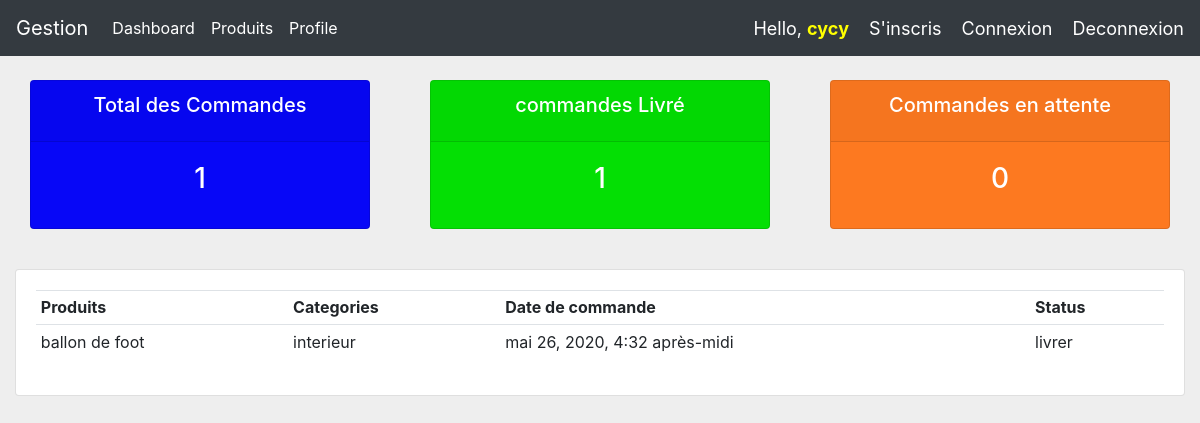
The app's page /user/ (signed in) with its own data.
### compte/models.py (models this page shows, shortened)
class Commande(models.Model):
    Status =(
       ( 'en attente' , 'en attente'),
       ( 'livrer','livrer'),
       ( 'commande total' ,'commande total'),
    )
    client   = models.ForeignKey(Client, on_delete = models.CASCADE)
    produit  = models.ForeignKey(Produit, on_delete = models.CASCADE)
    status   = models.CharField(max_length=200, null=True, choices = Status)
    date_add = models.DateTimeField(auto_now_add=True)
    nombre_produit = models.FloatField(null =True)
    prix = models.FloatField(null =True)

class Produit(models.Model):
    CATEGORIE =(
       ( 'interieur' , 'interieur'),
       ( 'exterieur' , 'exterieur'),
    )
    nom = models.CharField(max_length=200)
    prix = models.FloatField(null =True)
    description = models.CharField(max_length=200)
    categorie = models.CharField(max_length=200,choices=CATEGORIE)
    tags      = models.ManyToManyField(Tag,related_name="tag")
    date_add  = models.DateTimeField(auto_now_add=True)
    def __str__(self):
        return self.nom

### compte/views.py (the view)
# urls.py: path("user/", views.user, name="user"),
@login_required(login_url = 'login')
@allowed_users(allowed_roles=["client"])
def user(request):
    commandes        = request.user.client.commande_set.all()
    total_commande   = commandes.count()
    attente          = commandes.filter(status='en attente').count()
    livrer           = commandes.filter(status='livrer').count()
    datas = {
        'total_commande':total_commande,
        'livrer': livrer,
        'attente':attente,
        'commandes':commandes,
    }
    return render(request, 'compte/user.html', datas)

### templates/compte/user.html (shortened to what this page needs)
{% extends 'compte/base.html'%}
{% block content%}
<br>
{% include 'compte/status.html' %}
<br>
<div class="row">
	<div class="col-md">
		<div class="card card-body">
			<table class="table table-sm">
				<tr>
					<th>Produits</th>
					<th>Categories</th>
					<th>Date de commande</th>
					<th>Status</th>
				</tr>
				{% for com in commandes %}
				<tr>
					<td>{{com.produit}}</td>
					<td>{{com.produit.categorie}}</td>
					<td>{{com.date_add}}</td>
					<td>{{com.status}}</td>
				</tr>
				{% endfor %}
			</table>
		</div>
	</div>
</div>
{% endblock content%}

### templates/compte/menu.html (shortened to what this page needs)
{% load static %}
    <nav class="navbar navbar-expand-lg navbar-dark bg-dark">
        <a class="navbar-brand" href="{% url 'home' %}">Gestion</a>
        <div class="collapse navbar-collapse" id="navbarSupportedContent">
          <ul class="navbar-nav mr-auto">
            <li class="nav-item active">
              <a class="nav-link" href="{% url 'home'%}">Dashboard</a>
            </li>
            <li class="nav-item active">
              <a class="nav-link" href="{% url 'produit'%}">Produits</a>
            </li>
            <li class="nav-item active">
              <a class="nav-link" href="{% url 'profile'%}">Profile</a>
            </li>
        </div>
        <span class="mgs-hello">Hello, <strong class="user">{{request.user}}</strong></span>
        <span  class="hello"><a href="{% url 'register_client' %}"> S'inscris</a></span>
        <span  class="hello"><a href="{% url 'login_client' %}"> Connexion</a></span>
        <span  class="hello"><a href="{% url 'login_client' %}"> Deconnexion</a></span>
      </nav>

### static/style.css (style rules this page uses)
body { background-color: #eee; }

### templates/compte/menu.html (style rules this page uses)
.mgs-hello { color:#fff; font-size:18px; }
.user { color:yellow; }
.hello a { text-decoration: none; color:#fff; margin-left:20px; font-size:18px; }

### records on screen
Commande: produit "ballon de foot", produit.categorie "interieur", date_add "mai 26, 2020, 4:32 après-midi", status "livrer"

### other values on screen
{{ request.user }} "cycy"
{{ total_commande }} "1"
{{ livrer }} "1"
{{ attente }} "0"
